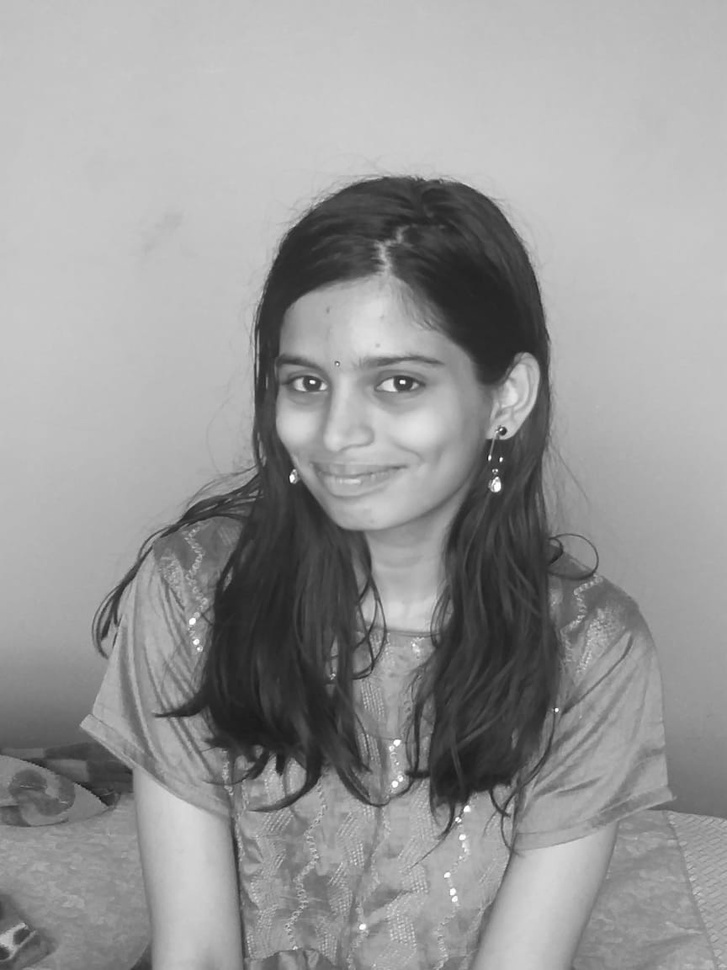
#> input picture pic1.jpeg, 727 x 970 px, shrunk from 864 x 1152 before the run, found by its file name
$ python imgread6.py
#> lines starting #> are read from the running program, lines starting #| are printed output that depends on the picture; after the words box and inside, x2 and y2 are one past the last pixel; in counts of white or black regions, pixels touching at a corner belong together
import numpy as np
import cv2
img= cv2.imread(r"C:\Users\user\Downloads\pic1.jpeg",1)
#> img is the input picture: shape (970, 727, 3); min 19, max 255, mean 151.7

cv2.circle(img, (80,80),55, (0,255,0), -1)
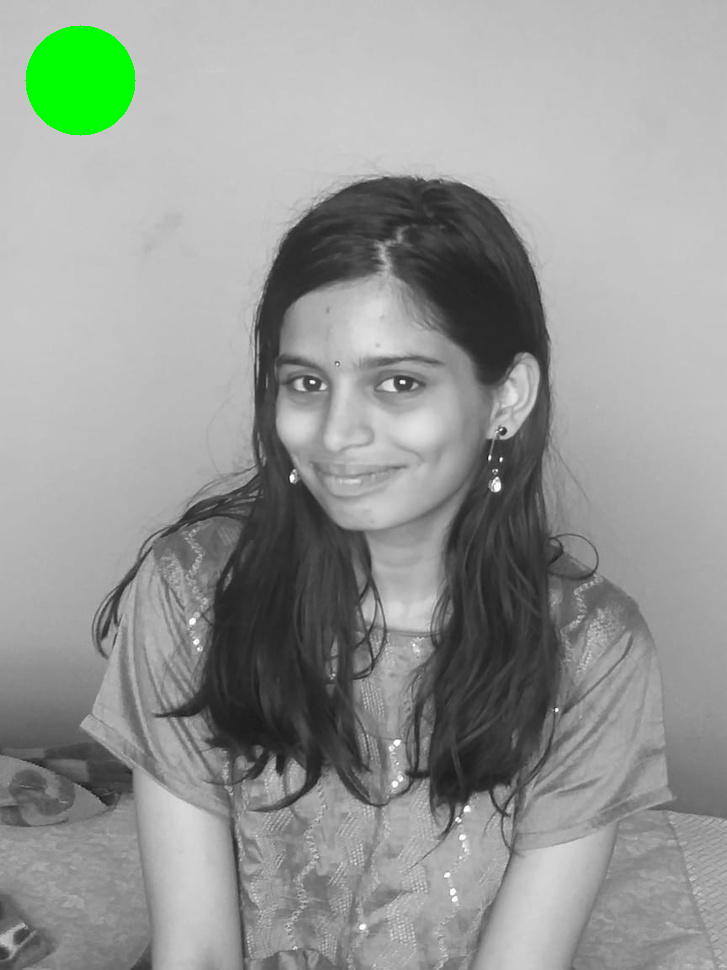
#> img: shape (970, 727, 3); 1.34% of pixels changed, all inside (x1, y1, x2, y2) = (25, 25, 136, 136)
cv2.imshow('image',img)
cv2.waitKey(0)
cv2.destroyAllWindows()
